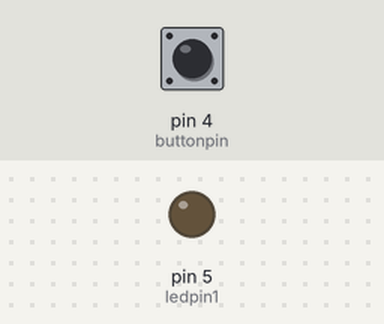
A sketch run on a simulated Arduino Uno, built with avr-gcc and run on an emulated ATmega328P. Shown: output pins drawn as LEDs (lit = HIGH). The inputs (shaded band) are chosen by the test bench; at power-on: pin 4 (buttonpin) LOW.

Above: at 2.8 s.
2.9 s: pin 4 (buttonpin) pulled HIGH for 1.2 s
At 4.0 s:
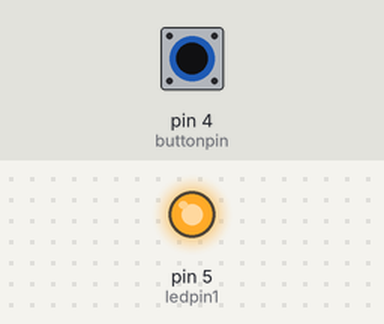
6.5 s: pin 4 (buttonpin) pulled HIGH for 3.2 s
At 10.5 s:
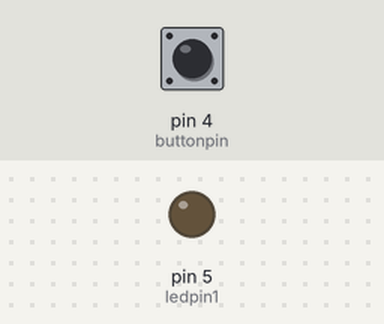
Timing chart, 0 to 12.0 s (numbered marks = the images above; inputs shaded):
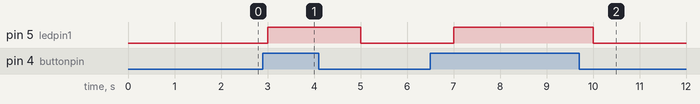

The sketch:

amazing_maimu_snaget1__1_.ino
```cpp
 int ledpin1=5;
  int buttonpin=4;
  int buttonstate=0;
  void setup()
  {
    pinMode(ledpin1,OUTPUT);
    pinMode(buttonpin,INPUT);
    }
void loop()
{
  buttonstate=digitalRead(buttonpin);
  if(buttonstate==HIGH)
  {
  digitalWrite(ledpin1,HIGH);
  delay(1000);
  }
  else
  {
    digitalWrite(ledpin1,LOW);
  delay(1000);
  }
}
```

Measured:
- after the input at 2.9 s, pin 5 (ledpin1): LOW → HIGH after 0.10 s, → LOW 2.0 s later
- after the input at 6.5 s, pin 5 (ledpin1): LOW → HIGH after 0.50 s, → LOW 3.0 s later
